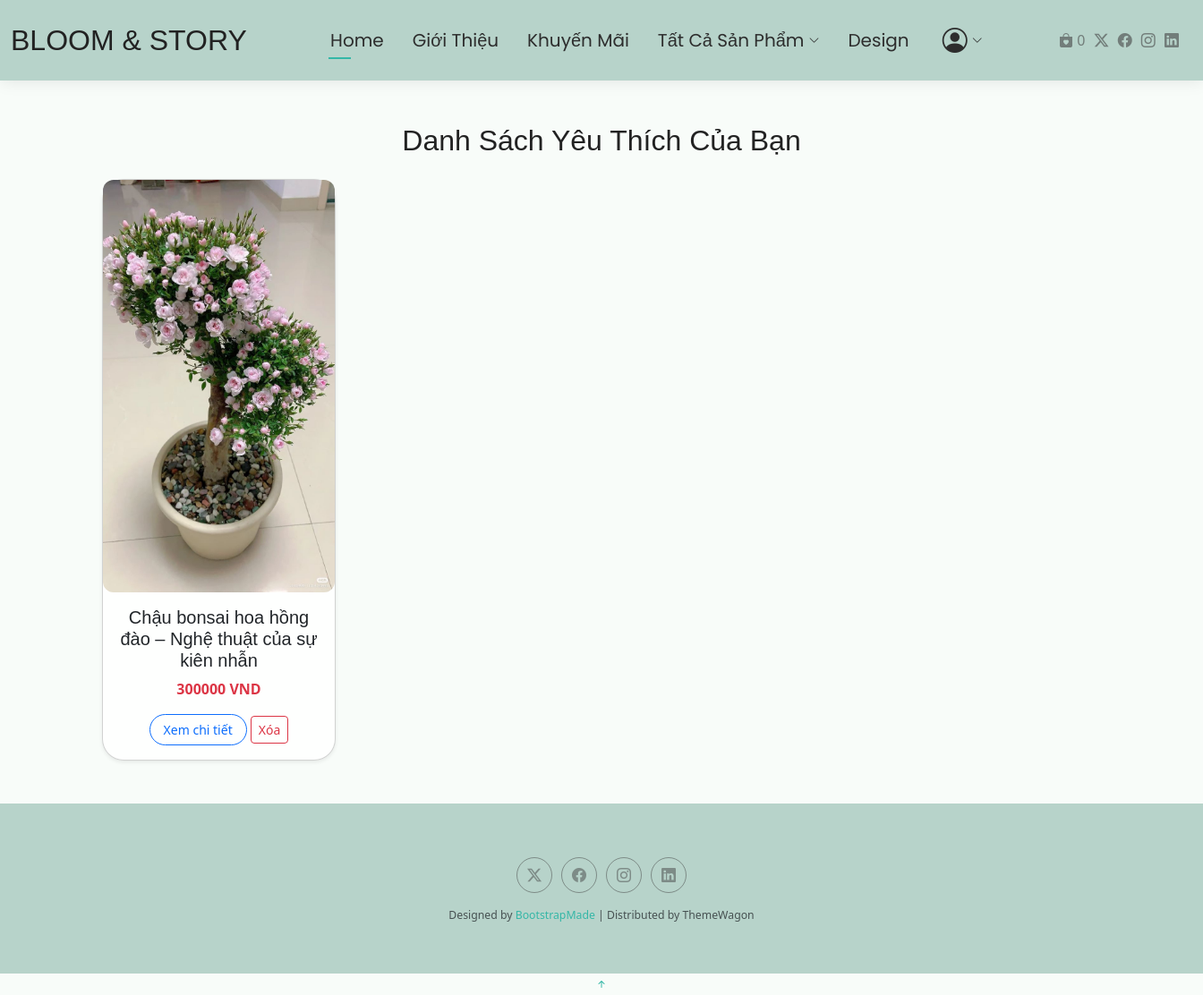
The app's page /wishlist/wishlist_page/ (signed in) with its own data.
### wishlist/models.py (models this page shows, shortened)
class Wishlist(models.Model):
    user = models.ForeignKey(User, on_delete=models.CASCADE)
    product = models.ForeignKey(Product, on_delete=models.CASCADE)
    created_at = models.DateTimeField(auto_now_add=True)
    class Meta:
        unique_together = ('user', 'product')

### product/models.py (models this page shows, shortened)
class Product(models.Model):
    STATUS_CHOICES = [
        ('available', 'Còn hàng'),
        ('out_of_stock', 'Hết hàng'),
    ]
    category = models.ForeignKey(
        Category,
        on_delete=models.CASCADE,
        related_name='products',
        null=True,
        blank=True
    )
    name = models.CharField(max_length=100)
    price = models.FloatField()
    description = models.TextField()
    image = models.ImageField(upload_to='products/', null=True, blank=True)
    is_featured = models.BooleanField(default=False)
    status = models.CharField(
        max_length=20,
        choices=STATUS_CHOICES,
        default='available',
    )

### wishlist/views.py (the view)
# urls.py: path('wishlist_page/', WishlistPageView.as_view(), name='wishlist_page'),
class WishlistPageView(LoginRequiredMixin, TemplateView):
    template_name = "wishlist/wishlist_page.html"
    def get_context_data(self, **kwargs):
        context = super().get_context_data(**kwargs)
        wishlist = Wishlist.objects.filter(user=self.request.user).select_related("product")
        context["wishlist_items"] = wishlist
        return context

### cart/context_processors.py (called while the page is built)
def cart_total_quantity(request):
    if request.user.is_authenticated:
        total_quantity = CartItem.objects.filter(user=request.user).aggregate(
            Sum('quantity')
        )['quantity__sum'] or 0
    else:
        cart = request.session.get('cart', {})
        total_quantity = sum(item['quantity'] for item in cart.values())
    print("Session cart:", request.session.get('cart'))
    return {'cart_total_quantity': total_quantity}

### wishlist/templates/wishlist/wishlist_page.html (shortened to what this page needs)
{% extends 'base.html' %}
{% load static %}
{% block content %}
<div class="container my-5">
  <h2 class="text-center mb-4">Danh Sách Yêu Thích Của Bạn</h2>
  {% if wishlist_items %}
    <div class="row g-4">
      {% for item in wishlist_items %}
        <div class="col-6 col-md-4 col-lg-3">
          <div class="card h-100 shadow-sm">
            {% if item.product.image %}
              <img src="{{ item.product.image.url }}" class="card-img-top" alt="{{ item.product.name }}">
            {% else %}
              <img src="{% static 'images/no-image.png' %}" class="card-img-top" alt="Không có ảnh">
            {% endif %}
            <div class="card-body text-center">
              <h5 class="card-title">{{ item.product.name }}</h5>
              <p class="text-danger fw-bold">{{ item.product.price|floatformat:0 }} VND</p>
              <a href="{% url 'product_detail' item.product.id %}" class="btn btn-outline-primary btn-sm">Xem chi tiết</a>
              <form method="POST" action="{% url 'wishlist:remove_from_wishlist' item.product.id %}" class="d-inline">
                <button type="submit" class="btn btn-outline-danger btn-sm">Xóa</button>
              </form>
            </div>
          </div>
        </div>
      {% endfor %}
    </div>
  {% else %}
    <div class="text-center mt-5">
      <p class="fs-5 text-muted">Bạn chưa có sản phẩm yêu thích nào</p>
      <a href="{% url 'index' %}" class="btn btn-success">Tiếp tục mua sắm</a>
    </div>
  {% endif %}
</div>
{% endblock %}

### first_project/static/assets/css/main.css (style rules this page uses)
:root { --default-font: "Roboto", system-ui, -apple-system, "Segoe UI", Roboto, "Helvetica Neue", Arial, "Noto Sans", "Liberation Sans", sans-serif, "Apple Color Emoji", "Segoe UI Emoji", "Segoe UI Symbol", "Noto Color Emoji"; --heading-font: "Raleway", sans-serif; --nav-font: "Poppins", sans-serif; }
:root { --background-color: #ffffff; --default-color: #444444; --heading-color: #222222; --accent-color: #34b7a7; --surface-color: #ffffff; --contrast-color: #ffffff; }
:root { --nav-color: #333; --nav-hover-color: #34b7a7; --nav-mobile-background-color: #ffffff; --nav-dropdown-background-color: #ffffff; --nav-dropdown-color: #444444; --nav-dropdown-hover-color: #34b7a7; }
:root { scroll-behavior: smooth; }
body { color: var(--default-color); background-color: var(--background-color); font-family: var(--default-font); }
a { color: var(--accent-color); text-decoration: none; transition: 0.3s; }
h1, h2, h3, h4, h5, h6 { color: var(--heading-color); font-family: var(--heading-font); }
.card-img-top { border-radius: 12px; transition: transform 0.3s ease, box-shadow 0.3s ease; object-fit: cover; }
.btn-outline-primary { border-radius: 20px; padding: 6px 15px; transition: all 0.3s ease; }

### accounts/static/css/account.css (style rules this page uses)
body { font-family: 'Segoe UI', sans-serif; background-color: #f8f8f8; }
body { background-color: #f8f9fa; font-family: 'Segoe UI', Tahoma, Geneva, Verdana, sans-serif; }

### orders/static/css/checkout.css (style rules this page uses)
body { background-color: #f0fdf9; font-family: 'Segoe UI', sans-serif; }
body { background: #f8fcf9; }
.card { background: #ffffffcc; border-radius: 1.5rem; }

### records on screen
Wishlist: product.image (picture), product.name "Chậu bonsai hoa hồng đào – Nghệ thuật của sự kiên nhẫn", product.price "300000"

### other values on screen
{{ cart_total_quantity }} "0"
